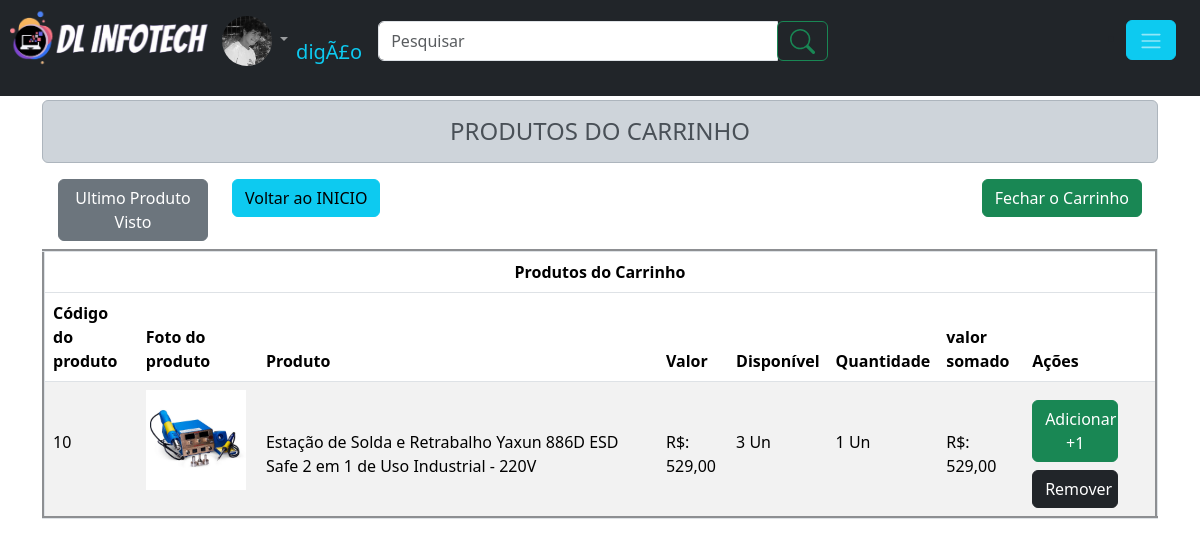
Page /produtos/ver_carrinho.php?id_produto=1 (signed in) on the committed database.
### tables this page shows
CREATE TABLE `produtos` (
  `id_produto` int(11) NOT NULL,
  `cod_produto` varchar(40) NOT NULL,
  `nome` varchar(100) NOT NULL,
  `valor` double(10,2) NOT NULL,
  `quantidade` double(10,2) NOT NULL,
  `categoria` varchar(120) NOT NULL,
  `cor` varchar(15) NOT NULL,
  `voltagem` varchar(10) NOT NULL,
  `voltagem_opcoes` varchar(10) NOT NULL,
  `descricao` varchar(250) NOT NULL,
  `status` int(1) NOT NULL,
  `foto` varchar(100) NOT NULL,
  `foto_1` varchar(50) NOT NULL,
  `foto_2` varchar(50) NOT NULL,
  `foto_3` varchar(50) NOT NULL,
  `foto_4` varchar(50) NOT NULL,
  `foto_5` varchar(50) NOT NULL,
  `foto_6` varchar(50) NOT NULL,
  `azul` int(1) NOT NULL,
  `vermelho` int(1) NOT NULL,
  `preto` int(1) NOT NULL,
  `branco` int(1) NOT NULL,
  `amarelo` int(1) NOT NULL,
  `verde` int(1) NOT NULL,
  `laranja` int(1) NOT NULL,
  `cinza` int(1) NOT NULL,
  `rosa` int(1) NOT NULL,
  `marrom` int(1) NOT NULL,
  `roxo` int(1) NOT NULL,
  `prata` int(1) NOT NULL,
  `dourado` int(1) NOT NULL
);

### produtos/ver_carrinho.php (the view, shortened to what this page needs)
<?php
require_once 'cabecalho.php';
if(!empty($_GET['id_produto'])){
if(isset($_GET['id_produto'])){
    $id = intval($_GET['id_produto']);
}
}
?>
<div class="container" style="margin-top: 100px">
            <h4 align="center" class="alert alert-dark">PRODUTOS DO CARRINHO</h4>
            <?php
                if(count($_SESSION['produto_carrinho'])==0){
                echo '<h4 align="center" class="alert alert-info">Nenhum Produto No Carrinho</h4>';
                echo '<h5>Escolha uma das opções a seguir: </h5>
                <a class="btn btn-secondary" href="pagina_produto.php?id_produto='.$_SESSION['ultimo_visto'].'">Ultimo Produto Visto</a>
                <a class="btn btn-info" href="../index.php">Voltar ao INICIO</a>';
                }else{
				echo '<div class="row"><div class="col-sm-2 "><a class="btn btn-secondary ms-3" href="pagina_produto.php?id_produto='.$_SESSION['ultimo_visto'].'">Ultimo Produto Visto</a>
                </div><div class="col-sm-2"><a class="btn btn-info" href="../index.php">Voltar ao INICIO</a></div>
                <div class="col me-3" align="right"><form action="endereco.php" method="POST">
				<a class="btn btn-success" href="endereco_compra.php">Fechar o Carrinho</a></div>
				</div>';
                echo '<table class="table table-striped mt-2" border="3">
                <thead>
                    <tr align="center">
                        <th colspan="8">Produtos do Carrinho</th>
                    </tr>
                    <tr>
                        <th>Código do produto</th>
                        <th>Foto do produto </th>
                        <th>Produto</th>
                        <th>Valor</th>
                        <th>Disponível</th>
                        <th>Quantidade</th>
                        <th>valor somado</th>
                        <th>Ações</th>
                    </tr>
                </thead>
                <tbody>';
                foreach ($_SESSION['produto_carrinho'] as $id => $qtd) {
                $sql = "SELECT * FROM produtos WHERE id_produto = ?";
                $consulta = $conexao->prepare($sql);
                $consulta->execute(array($id));
                $dados = $consulta->fetch(PDO::FETCH_ASSOC);
                $cod_produto = $dados['cod_produto'];
                $nome = $dados['nome'];
                $valor= $dados['valor'];
                $quantidade= $dados['quantidade'];
                $somado = $valor * $qtd;
                $foto_pr= $dados['foto'];
                echo '<tr style="height: 110px">
                <td><P style="margin-top: 40px">'.$cod_produto.'</P></td>
                <td><img style="width:100px "src="../img/produtos/'.$foto_pr.'"> </td>
                <td width="400"><P style="margin-top: 40px">'.$nome.'</P></td>
                <td><P style="margin-top: 40px">R$: '. number_format($valor,2,',','.').'</P></td>
                <td><P style="margin-top: 40px">'.$quantidade.' Un</P></td>
                <td><P style="margin-top: 40px">'.$qtd.' Un</P></td>
                <td><P style="margin-top: 40px"> R$: '.number_format($somado,2,',','.').'</P></td>
                <td><a class="btn btn-success w-75" style="margin-top: 10px"href="ver_carrinho.php?id_produto='.$id.'">Adicionar +1</a>
                <a class="btn btn-dark mt-2 w-75" href="ver_carrinho.php?destroi_produto='.$id.'">Remover</a></td></tr>
';
                }
                }
?>
        </tbody>
    </table>
</div>

### rows in the picture
produtos: cod_produto "10", foto (picture), nome "Estação de Solda e Retrabalho Yaxun 886D ESD Safe 2 em 1 de Uso Industrial - 220V", valor "529,00", quantidade "3", qtd "1"

### other values in the picture
$nick "digÃ£o"
